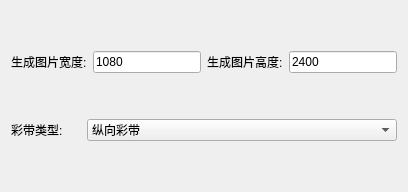
        <widget class="QWidget" name="tab_7">
         <attribute name="title">
          <string>彩带图</string>
         </attribute>
         <layout class="QGridLayout" name="gridLayout_20">
          <item row="1" column="0">
           <layout class="QVBoxLayout" name="verticalLayout_19">
            <item>
             <layout class="QHBoxLayout" name="horizontalLayout_115">
              <item>
               <layout class="QHBoxLayout" name="horizontalLayout_88">
                <item>
                 <widget class="QLabel" name="label_87">
                  <property name="text">
                   <string>生成图片宽度:</string>
                  </property>
                 </widget>
                </item>
                <item>
                 <widget class="QLineEdit" name="Type7_width">
                  <property name="text">
                   <string>1080</string>
                  </property>
                 </widget>
                </item>
               </layout>
              </item>
              <item>
               <layout class="QHBoxLayout" name="horizontalLayout_87">
                <item>
                 <widget class="QLabel" name="label_86">
                  <property name="text">
                   <string>生成图片高度:</string>
                  </property>
                 </widget>
                </item>
                <item>
                 <widget class="QLineEdit" name="Type7_height">
                  <property name="text">
                   <string>2400</string>
                  </property>
                 </widget>
                </item>
               </layout>
              </item>
             </layout>
            </item>
            <item>
             <spacer name="verticalSpacer_5">
              <property name="orientation">
               <enum>Qt::Vertical</enum>
              </property>
              <property name="sizeHint" stdset="0">
               <size>
                <width>20</width>
                <height>40</height>
               </size>
              </property>
             </spacer>
            </item>
            <item>
             <layout class="QHBoxLayout" name="horizontalLayout_89">
              <item>
               <widget class="QLabel" name="label_88">
                <property name="maximumSize">
                 <size>
                  <width>70</width>
                  <height>16777215</height>
                 </size>
                </property>
                <property name="text">
                 <string>彩带类型:</string>
                </property>
               </widget>
              </item>
              <item>
               <widget class="QComboBox" name="Type7_sub_type">
                <item>
                 <property name="text">
                  <string>纵向彩带</string>
                 </property>
                </item>
                <item>
                 <property name="text">
                  <string>横向彩带</string>
                 </property>
                </item>
               </widget>
              </item>
             </layout>
            </item>
           </layout>
          </item>
          <item row="0" column="0">
           <spacer name="verticalSpacer_6">
            <property name="orientation">
             <enum>Qt::Vertical</enum>
            </property>
            <property name="sizeHint" stdset="0">
             <size>
              <width>20</width>
              <height>40</height>
             </size>
            </property>
           </spacer>
          </item>
          <item row="2" column="0">
           <spacer name="verticalSpacer_7">
            <property name="orientation">
             <enum>Qt::Vertical</enum>
            </property>
            <property name="sizeHint" stdset="0">
             <size>
              <width>20</width>
              <height>40</height>
             </size>
            </property>
           </spacer>
          </item>
         </layout>
        </widget>
